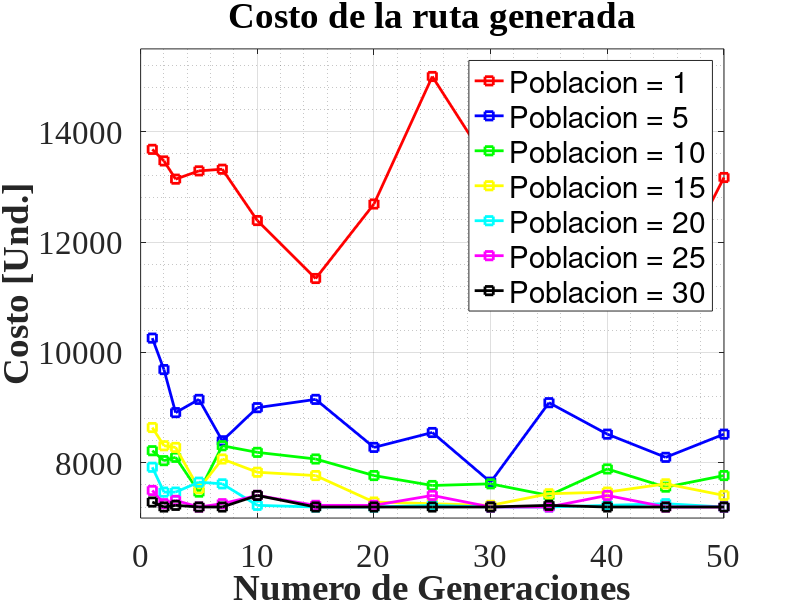
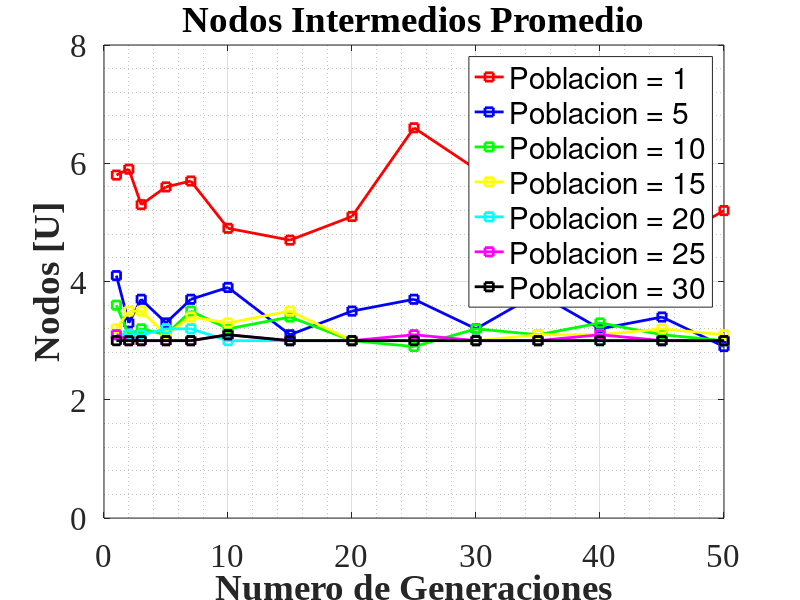
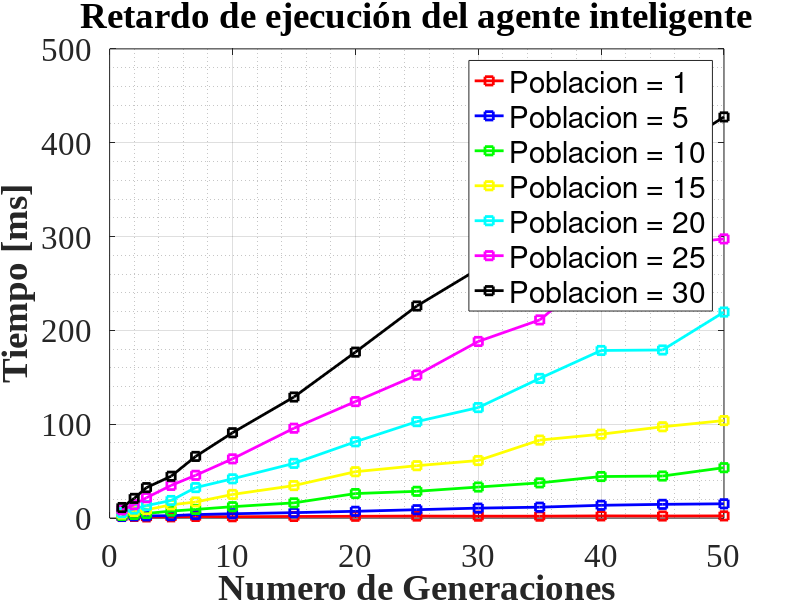
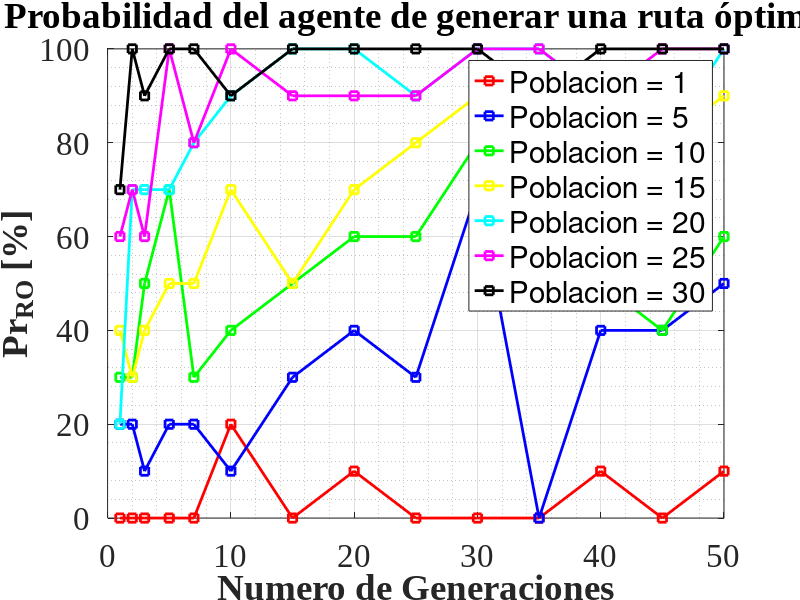

Write the MATLAB code that produced these figures, in order.
clear; clc; close all;

% ==============================
% ESCENARIO DE CALIBRACIÓN
% ==============================

Generaciones = [1, 2, 3, 5, 7, 10, 15, 20, 25, 30, 35, 40, 45, 50]; % Valores de Jumbo Frames considerados

%% Gráfica Distancia

% Distancia

% Poblacion Inicial 1
Poblacion_In_1  = [13680, 13470, 13140, 13290, 13320, 12390, 11340, 12690, 15000, 13350, 13020, 10980, 11100, 13170];
% Poblacion Inicial 5
Poblacion_In_5 = [10260, 9690, 8910, 9150, 8400, 9000, 9150, 8280, 8550, 7650, 9090, 8520, 8100, 8520];
% Poblacion Inicial 10
Poblacion_In_10  = [8220, 8040, 8100, 7470, 8310, 8190, 8070, 7770, 7590, 7620, 7410, 7890, 7560, 7770];
% Poblacion Inicial 15
Poblacion_In_15  = [8640, 8310, 8280, 7530, 8070, 7830, 7770, 7290, 7260, 7230, 7440, 7470, 7620, 7410];
% Poblacion Inicial 20
Poblacion_In_20  = [7920, 7470, 7470, 7650, 7620, 7230, 7200, 7200, 7230, 7200, 7200, 7230, 7260, 7200];
% Poblacion Inicial 25
Poblacion_In_25 = [7500, 7260, 7320, 7200, 7260, 7410, 7230, 7230, 7410, 7200, 7200, 7410, 7200, 7200];
% Poblacion Inicial 30
Poblacion_In_30 = [7290, 7200, 7230, 7200, 7200, 7410, 7200, 7200, 7200, 7200, 7230, 7200, 7200, 7200];

figure(1);
% Trazar las curvas con diferentes estilos
plot(Generaciones, Poblacion_In_1, '-rs', 'LineWidth', 2, 'DisplayName', 'Poblacion = 1');
hold on;
plot(Generaciones, Poblacion_In_5, '-bs', 'LineWidth', 2, 'DisplayName', 'Poblacion = 5');
plot(Generaciones, Poblacion_In_10, '-gs', 'LineWidth', 2, 'DisplayName', 'Poblacion = 10');
plot(Generaciones, Poblacion_In_15, '-ys', 'LineWidth', 2, 'DisplayName', 'Poblacion = 15');
plot(Generaciones, Poblacion_In_20, '-cs', 'LineWidth', 2, 'DisplayName', 'Poblacion = 20');
plot(Generaciones, Poblacion_In_25, '-ms', 'LineWidth', 2, 'DisplayName', 'Poblacion = 25');
plot(Generaciones, Poblacion_In_30, '-ks', 'LineWidth', 2, 'DisplayName', 'Poblacion = 30');
hold off;

% Etiquetas
title('Costo de la ruta generada', 'FontSize', 14, 'FontWeight', 'bold');
xlabel('Numero de Generaciones', 'FontSize', 12, 'FontWeight', 'bold');
ylabel('Costo [Und.]', 'FontSize', 12, 'FontWeight', 'bold');

% Leyenda
legend('Location', 'best', 'FontSize', 18);

% Rejilla en el fondo
grid on;              
grid minor;           % Habilita líneas de cuadrícula menores

% Límites de los ejes
xlim([0 50]);        % Rango del eje X
ylim([7000 15500]);    % Rango del eje Y

% Cambiar la fuente y el tamaño en los ejes
set(gca, 'FontName', 'Times New Roman', 'FontSize', 24);

%% Grafica Nodos Intermedios

% Nodos Intermedios

% Nodos Intermedios 1
Nodos_In_1 = [5.8, 5.9, 5.3, 5.6, 5.7, 4.9, 4.7, 5.1, 6.6, 5.9, 5.8, 4.8, 4.6, 5.2];
% Nodos Intermedios 5
Nodos_In_5 = [4.1, 3.3, 3.7, 3.3, 3.7, 3.9, 3.1, 3.5, 3.7, 3.2, 3.8, 3.2, 3.4, 2.9];
% Nodos Intermedios 10
Nodos_In_10 = [3.6, 3.1, 3.2, 3.1, 3.5, 3.2, 3.4, 3, 2.9, 3.2, 3.1, 3.3, 3.1, 3];
% Nodos Intermedios 15
Nodos_In_15 = [3.2, 3.5, 3.5, 3.1, 3.4, 3.3, 3.5, 3, 3, 3, 3.1, 3.1, 3.2, 3.1];
% Nodos Intermedios 20
Nodos_In_20 = [3.1, 3.1, 3.1, 3.2, 3.2, 3, 3, 3, 3, 3, 3, 3, 3, 3];
% Nodos Intermedios 25
Nodos_In_25 = [3.1, 3, 3, 3, 3, 3.1, 3, 3, 3.1, 3, 3, 3.1, 3, 3];
% Nodos Intermedios 30
Nodos_In_30 = [3, 3, 3, 3, 3, 3.1, 3, 3, 3, 3, 3, 3, 3, 3];


figure(2);
% Trazar las curvas con diferentes estilos
plot(Generaciones,Nodos_In_1, '-rs', 'LineWidth', 2, 'DisplayName', 'Poblacion = 1');
hold on;
plot(Generaciones, Nodos_In_5, '-bs', 'LineWidth', 2, 'DisplayName', 'Poblacion = 5');
plot(Generaciones, Nodos_In_10, '-gs', 'LineWidth', 2, 'DisplayName', 'Poblacion = 10');
plot(Generaciones, Nodos_In_15, '-ys', 'LineWidth', 2, 'DisplayName', 'Poblacion = 15');
plot(Generaciones, Nodos_In_20, '-cs', 'LineWidth', 2, 'DisplayName', 'Poblacion = 20');
plot(Generaciones, Nodos_In_25, '-ms', 'LineWidth', 2, 'DisplayName', 'Poblacion = 25');
plot(Generaciones, Nodos_In_30, '-ks', 'LineWidth', 2, 'DisplayName', 'Poblacion = 30');

hold off;

% Etiquetas
title('Nodos Intermedios Promedio', 'FontSize', 14, 'FontWeight', 'bold');
xlabel('Numero de Generaciones', 'FontSize', 12, 'FontWeight', 'bold');
ylabel('Nodos [U]', 'FontSize', 12, 'FontWeight', 'bold');

% Leyenda
legend('Location', 'best', 'FontSize', 18);

% Rejilla en el fondo
grid on;              
grid minor;           % Habilita líneas de cuadrícula menores

% Límites de los ejes
xlim([0 50]);        % Rango del eje X
ylim([0 8]);    % Rango del eje Y

% Cambiar la fuente y el tamaño en los ejes
set(gca, 'FontName', 'Times New Roman', 'FontSize', 24);

%% Grafica de Tiempo

%Tiempo promedio

%Tiempo promedio 1
Tiempo_In_1 = [1.662, 1.695, 1.194, 1.3, 1.696, 1.398, 1.697, 1.892, 2.101, 1.996, 2.002, 2.294, 2.185, 2.288];
%Tiempo promedio 5
Tiempo_In_5 = [1.796, 2.399, 2.291, 2.511, 3.698, 4.581, 5.75, 7.197, 8.888, 10.588, 11.593, 13.594, 14.607, 15.201];
%Tiempo promedio 10
Tiempo_In_10 = [2.8, 3.793, 4.891, 7.396, 9.185, 12.106, 16.189, 26.092, 28.505, 33.058, 37.485, 44.252, 44.782, 53.689];
%Tiempo promedio 15
Tiempo_In_15 = [4.294, 6.998, 8.803, 14.09, 17.106, 25.156, 34.597, 49.394, 55.794, 61.301, 83.087, 89.362, 97.296, 103.897];
%Tiempo promedio 20
Tiempo_In_20 = [5.658, 9.686, 13.255, 18.7, 32.469, 41.821, 58.261, 81.274, 102.749, 117.729, 148.815, 178.591, 179.114, 219.551];
%Tiempo promedio 25
Tiempo_In_25 = [8.786, 14.221, 21.662, 34.774, 45.557, 63.094, 95.748, 124.118, 152.352, 188.2, 211.171, 264.096, 290.865, 297.509];
%Tiempo promedio 30
Tiempo_In_30 = [11.204, 20.965, 32.426, 44.552, 65.688, 90.934, 128.994, 176.815, 225.979, 265.444, 304.702, 362.551, 385.654, 427.502];


figure(3);
% Trazar las curvas con diferentes estilos
plot(Generaciones,Tiempo_In_1, '-rs', 'LineWidth', 2, 'DisplayName', 'Poblacion = 1');
hold on;
plot(Generaciones, Tiempo_In_5, '-bs', 'LineWidth', 2, 'DisplayName', 'Poblacion = 5');
plot(Generaciones, Tiempo_In_10, '-gs', 'LineWidth', 2, 'DisplayName', 'Poblacion = 10');
plot(Generaciones, Tiempo_In_15, '-ys', 'LineWidth', 2, 'DisplayName', 'Poblacion = 15');
plot(Generaciones, Tiempo_In_20, '-cs', 'LineWidth', 2, 'DisplayName', 'Poblacion = 20');
plot(Generaciones, Tiempo_In_25, '-ms', 'LineWidth', 2, 'DisplayName', 'Poblacion = 25');
plot(Generaciones, Tiempo_In_30, '-ks', 'LineWidth', 2, 'DisplayName', 'Poblacion = 30');
hold off;

% Etiquetas
title('Retardo de ejecución del agente inteligente', 'FontSize', 14, 'FontWeight', 'bold');
xlabel('Numero de Generaciones', 'FontSize', 12, 'FontWeight', 'bold');
ylabel('Tiempo [ms]', 'FontSize', 12, 'FontWeight', 'bold');

% Leyenda
legend('Location', 'best', 'FontSize', 18);

% Rejilla en el fondo
grid on;              
grid minor;           % Habilita líneas de cuadrícula menores

% Límites de los ejes
xlim([0 50]);    % Rango del eje X
%ylim([0 30]);    % Rango del eje Y

% Cambiar la fuente y el tamaño en los ejes
set(gca, 'FontName', 'Times New Roman', 'FontSize', 24);

%% Grafico de porcentaje de ruta optima

% Porcentaje Ruta Optima

%Ruta Optima 1
RutaOp_In_1 = [0, 0, 0, 0, 0, 0.2, 0, 0.1, 0, 0, 0, 0.1, 0, 0.1];
%Ruta Optima 5
RutaOp_In_5 = [0.2, 0.2, 0.1, 0.2, 0.2, 0.1, 0.3, 0.4, 0.3, 0.7, 0, 0.4, 0.4, 0.5];
%Ruta Optima 10
RutaOp_In_10 = [0.3, 0.3, 0.5, 0.7, 0.3, 0.4, 0.5, 0.6, 0.6, 0.8, 0.9, 0.5, 0.4, 0.6];
%Ruta Optima 15
RutaOp_In_15 = [0.4, 0.3, 0.4, 0.5, 0.5, 0.7, 0.5, 0.7, 0.8, 0.9, 0.8, 0.7, 0.8, 0.9];
%Ruta Optima 20
RutaOp_In_20 = [0.2, 0.7, 0.7, 0.7, 0.8, 0.9, 1, 1, 0.9, 1, 1, 0.9, 0.8, 1];
%Ruta Optima 25
RutaOp_In_25 = [0.6, 0.7, 0.6, 1, 0.8, 1, 0.9, 0.9, 0.9, 1, 1, 0.9, 1, 1];
%Ruta Optima 30
RutaOp_In_30 = [0.7, 1, 0.9, 1, 1, 0.9, 1, 1, 1, 1, 0.9, 1, 1, 1];

figure(4);
% Trazar las curvas con diferentes estilos
plot(Generaciones, 100*RutaOp_In_1, '-rs', 'LineWidth', 2, 'DisplayName', 'Poblacion = 1');
hold on;
plot(Generaciones, 100*RutaOp_In_5, '-bs', 'LineWidth', 2, 'DisplayName', 'Poblacion = 5');
plot(Generaciones, 100*RutaOp_In_10, '-gs', 'LineWidth', 2, 'DisplayName', 'Poblacion = 10');
plot(Generaciones, 100*RutaOp_In_15, '-ys', 'LineWidth', 2, 'DisplayName', 'Poblacion = 15');
plot(Generaciones, 100*RutaOp_In_20, '-cs', 'LineWidth', 2, 'DisplayName', 'Poblacion = 20');
plot(Generaciones, 100*RutaOp_In_25, '-ms', 'LineWidth', 2, 'DisplayName', 'Poblacion = 25');
plot(Generaciones, 100*RutaOp_In_30, '-ks', 'LineWidth', 2, 'DisplayName', 'Poblacion = 30');
hold off;

% Etiquetas
title('Probabilidad del agente de generar una ruta óptima', 'FontSize', 14, 'FontWeight', 'bold');
xlabel('Numero de Generaciones', 'FontSize', 12, 'FontWeight', 'bold');
ylabel('Pr_{RO} [%]', 'FontSize', 12, 'FontWeight', 'bold');

% Leyenda
legend('Location', 'best', 'FontSize', 18);

% Rejilla en el fondo
grid on;              
grid minor;           % Habilita líneas de cuadrícula menores

% Límites de los ejes
xlim([0 50]);    % Rango del eje X
ylim([0 100]);    % Rango del eje Y

% Cambiar la fuente y el tamaño en los ejes
set(gca, 'FontName', 'Times New Roman', 'FontSize', 24);